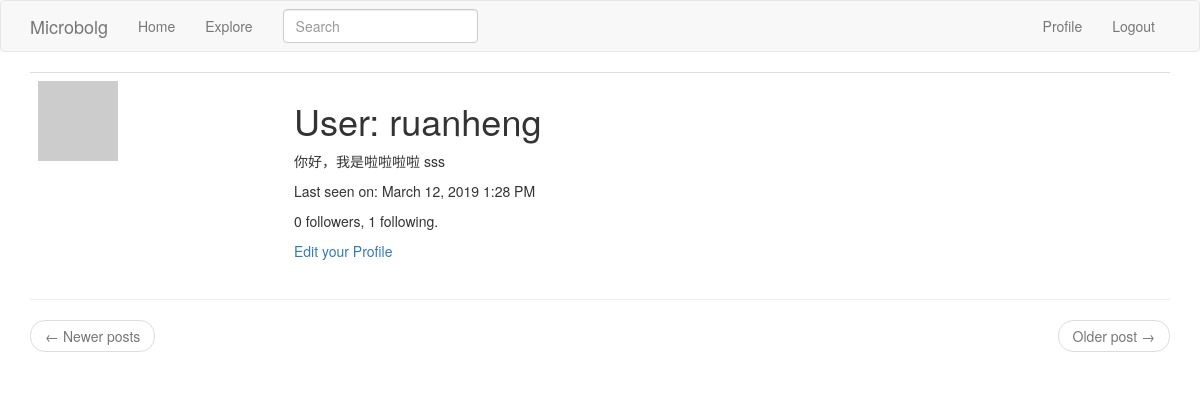
/user/ruanheng (signed in), run on an earlier commit of the app's database.
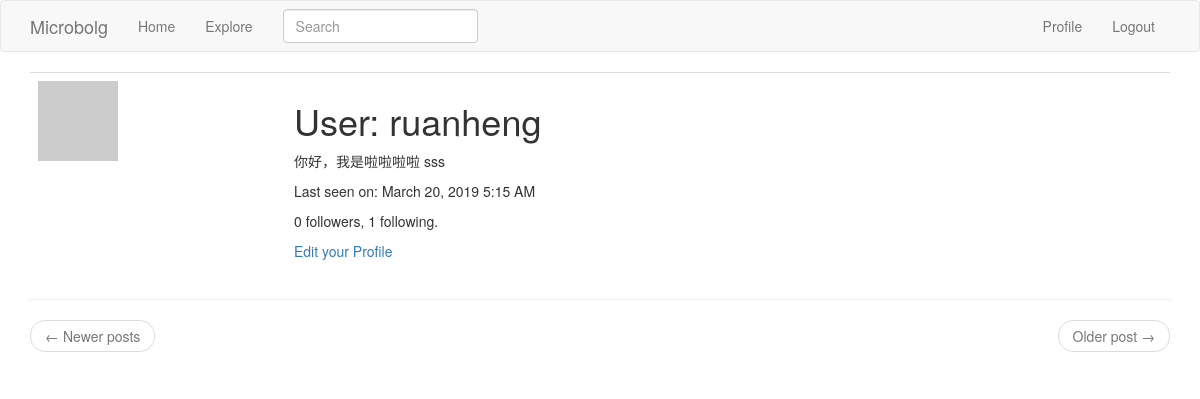
And on a later commit of the database.
### app/models.py (models this page shows, shortened)
class User(UserMixin, db.Model):
    id = db.Column(db.Integer, primary_key=True)
    username = db.Column(db.String(64), index=True, unique=True)
    email = db.Column(db.String(120), index=True, unique=True)
    password_hash = db.Column(db.String(128))
    posts = db.relationship('Post', backref='author', lazy='dynamic')
    about_me = db.Column(db.String(140))
    last_seen = db.Column(db.DateTime, default=datetime.utcnow)
    @login.user_loader
    def load_user(id):
        return User.query.get(int(id))
    def avatar(self, size):
        digest = md5(self.email.lower().encode('utf-8')).hexdigest()
        return 'https://www.gravatar.com/avatar/{}?d=identicon&s={}'.format(
            digest, size
        )
    followed = db.relationship(
        'User', secondary=followers,
        primaryjoin=(followers.c.follower_id == id),
        secondaryjoin=(followers.c.followed_id == id),
        backref=db.backref('followers', lazy='dynamic'),
        lazy='dynamic'
    )

### app/main/routes.py (the view)
@bp.route('/user/<username>')
@login_required
def user(username):
    user = User.query.filter_by(username=username).first_or_404()
    page = request.args.get('page', 1, type=int)
    posts = user.posts.order_by(Post.timestamp.desc()).paginate(
        page, current_app.config['POSTS_PER_PAGE'], False
    )
    next_url = url_for('main.user', username=user.username, page=posts.next_num) \
        if posts.has_next else None
    prev_url = url_for('main.user', username=user.username, page=posts.prev_num) \
        if posts.has_prev else None
    return render_template('user.html', user=user, posts=posts.items,
                           next_url=next_url, prev_url=prev_url)

### app/main/forms.py
class SearchForm(FlaskForm):
    q = StringField(_('Search'), validators=[DataRequired()])
    def __init__(self, *args, **kwargs):
        if 'formdata' not in kwargs:
            kwargs['formdata'] = request.args
        if 'csrf_enabled' not in kwargs:
            kwargs['csrf_enabled'] = False
        super(SearchForm, self).__init__(*args, **kwargs)

### app/main/routes.py (called while the page is built)
@bp.before_app_request
def before_request():
    if current_user.is_authenticated:
        current_user.last_seen = datetime.utcnow()
        db.session.commit()
        g.search_form = SearchForm()
    g.locale = str(get_locale())

### app/models.py (called while the page is built)
    @classmethod
    def before_commit(cls, session):
        session._changes = {
            'add': [obj for obj in session.new if isinstance(obj, cls)],
            'update': [obj for obj in session.dirty if isinstance(obj, cls)],
            'delete': [obj for obj in session.deleted if isinstance(obj, cls)]
        }

    @classmethod
    def after_commit(cls, session):
        for obj in session._changes['add']:
            add_to_index(cls.__tablename__, obj)
        for obj in session._changes['update']:
            add_to_index(cls.__tablename__, obj)
        for obj in session._changes['delete']:
            remove_from_index(cls.__tablename__, obj)
        session._changes = None

### app/templates/user.html (shortened to what this page needs)
{% extends "base.html" %}
{% block app_content %}
    <table class="table table-hover">
        <tr>
            <td width='256px'><img src="{{ user.avatar(128) }}"></td>
            <td>
                <h1>{{ _('User') }}: {{ user.username }}</h1>
                {% if user.about_me %}
                <p>{{ user.about_me }}</p>
                {% endif %}
                {% if user.last_seen %}
                <p>{{ _('Last seen on') }}: {{ moment(user.last_seen).format('LLL') }}</p>
                {% endif %}
                <p>{{ _('%(count)d followers',count = user.followers.count()) }}, {{ _('%(count)d following', count=user.followed.count())}}.</p>
                {% if user == current_user %}
                <p><a href="{{ url_for('main.edit_profile') }}">{{ _('Edit your Profile') }}</a></p>
                {% elif not current_user.is_following(user) %}
                <p><a href="{{ url_for('main.follow',username=user.username) }}">{{ _('Follow') }}</a></p>
                {% else %}
                <p><a href="{{ url_for('main.unfollow', username=user.username) }}">{{ _('Unfollow')}}</a></p>
                {% endif %}
            </td>
        </tr>
    </table>
    <hr>
    <nav aria-label="...">
            <ul class="pager">
                <li class="previous{% if not prev_url %} disabled{% endif %}">
                    <a href="{{ prev_url or '#'}}">
                        <span aria-hidden="true">&larr;</span> {{ _('Newer posts') }}
                    </a>
                </li>
                <li class="next{% if not next_url %} disabled{% endif %}">
                    <a href="{{ next_url or '#'}}">
                        {{ _('Older post') }} <span aria-hidden="true">&rarr;</span>
                    </a>
                </li>
            </ul>
        </nav>
{% endblock %}

### app/templates/base.html (shortened to what this page needs)
{% extends "bootstrap/base.html" %}
{% block navbar %}
    <nav class="navbar navbar-default" role="navigation">
        <div class="container">
            <div class="navbar-header">
                    <a class="navbar-brand" href="{{ url_for('main.index')}}">Microbolg</a>
            </div>
            <div class="collapse navbar-collapse navbar-ex1-collapse">
                <ul class="nav navbar-nav">
                    <li class=""><a href="{{ url_for('main.index') }}">{{ _('Home')}}</a></li>
                    <li><a href="{{ url_for('main.explore') }}">{{ _('Explore')}}</a></li>
                </ul>
                {% if g.search_form %}
                <form class="navbar-form navbar-left" method="GET" action="{{ url_for('main.search') }}">
                    <div class="form-group">
                        {{ g.search_form.q(size=20, class='form-control',placeholder=g.search_form.q.label.text) }}
                    </div>
                </form>
                {% endif %}
                <ul class="nav navbar-nav navbar-right">
                    {% if current_user.is_anonymous %}
                    <li><a href="{{ url_for('auth.login') }}">{{ _('Login') }}</a></li>
                    {% else %}
                    <li><a href="{{ url_for('main.user', username=current_user.username) }}">{{ _('Profile') }}</a></li>
                    <li><a href="{{ url_for('auth.logout') }}">{{ _('Logout')}}</a></li>
                    {% endif %}
                </ul>
            </div>
        </div>
    </nav>
{% endblock %}
{% block content %}
    <div class="container">
        {% block app_content %}{% endblock %}
    </div>
{% endblock %}

What changed in the data, as far as the page shows it:
changed User "ruanheng": last_seen "March 12, 2019 1:28 PM" → "March 20, 2019 5:15 AM"
